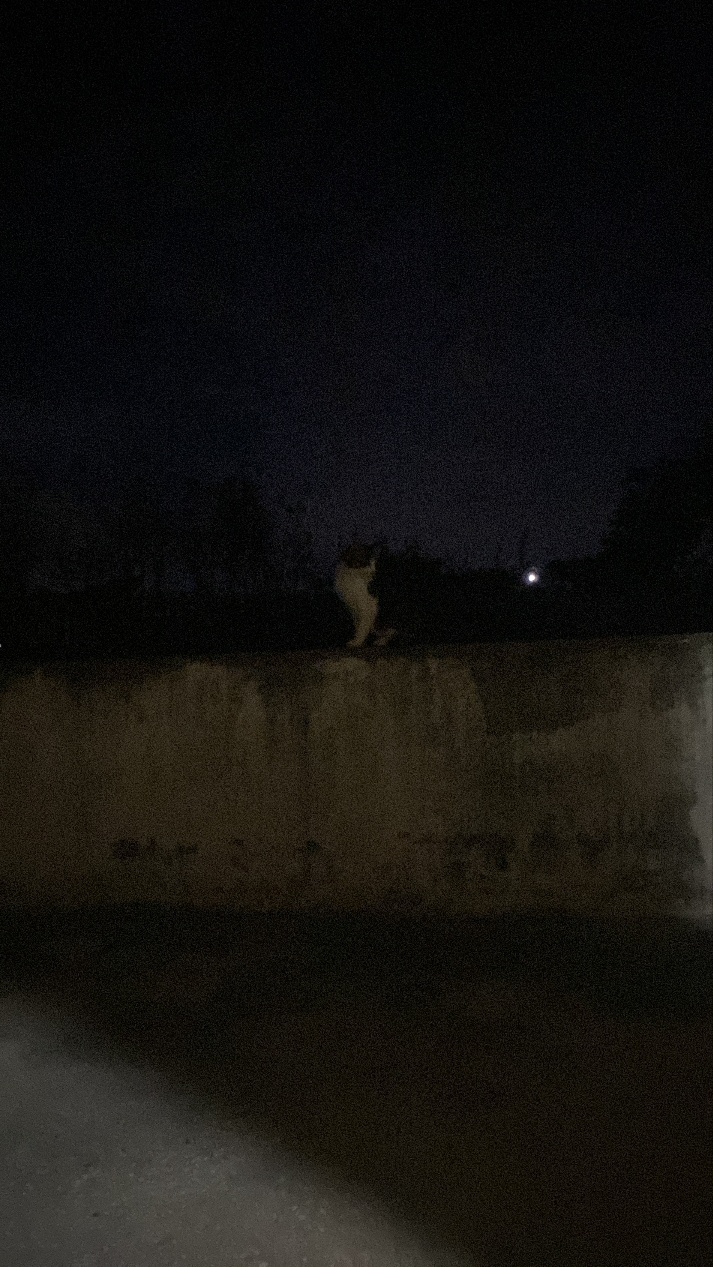
#> input picture 20260330/20260330_Assignment4_Morphology/test.jpg, 713 x 1267 px
$ python main.py
#> lines starting #> are read from the running program, lines starting #| are printed output that depends on the picture
import cv2
import numpy as np

img = cv2.imread('test.jpg', cv2.IMREAD_GRAYSCALE)
#> img: shape (1267, 713); min 0, max 255, mean 19.1

if img is None:
    print("Error: Image not found")
else:
    kernel = np.ones((5, 5), np.uint8)

    erosion = cv2.erode(img, kernel, iterations=1)
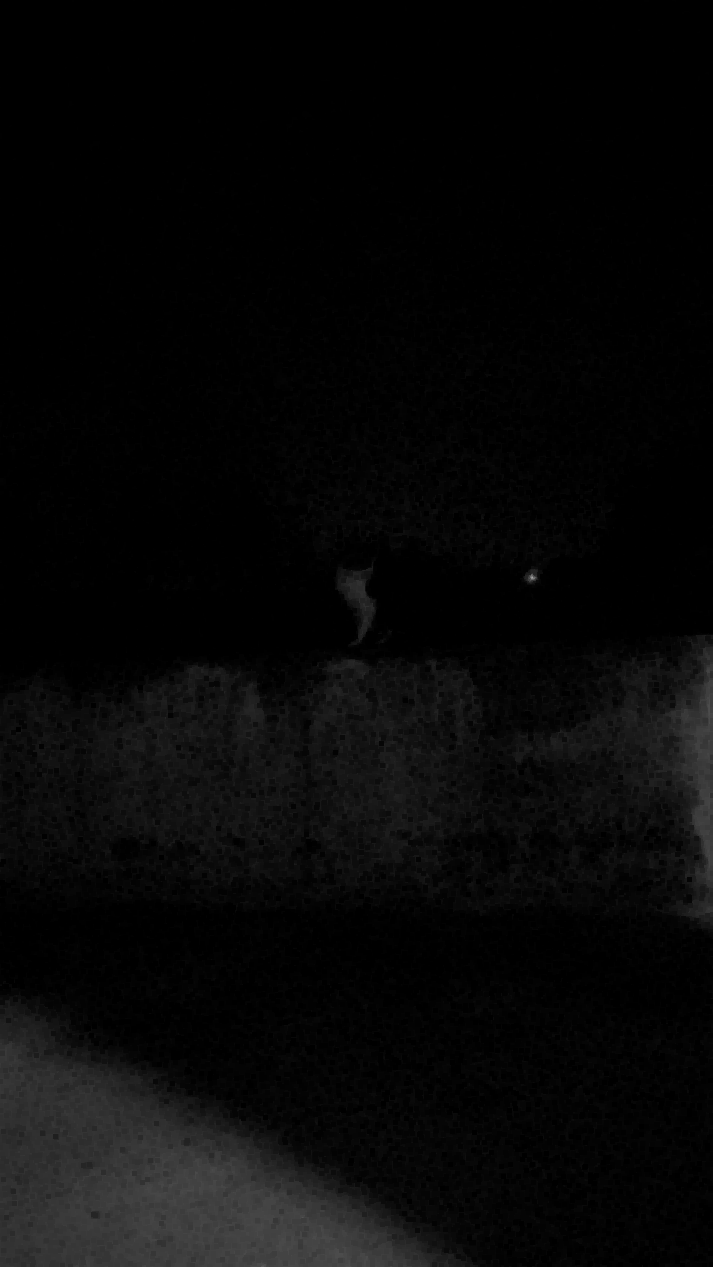
#> erosion: shape (1267, 713); min 0, max 165, mean 7.5
    dilation = cv2.dilate(img, kernel, iterations=1)
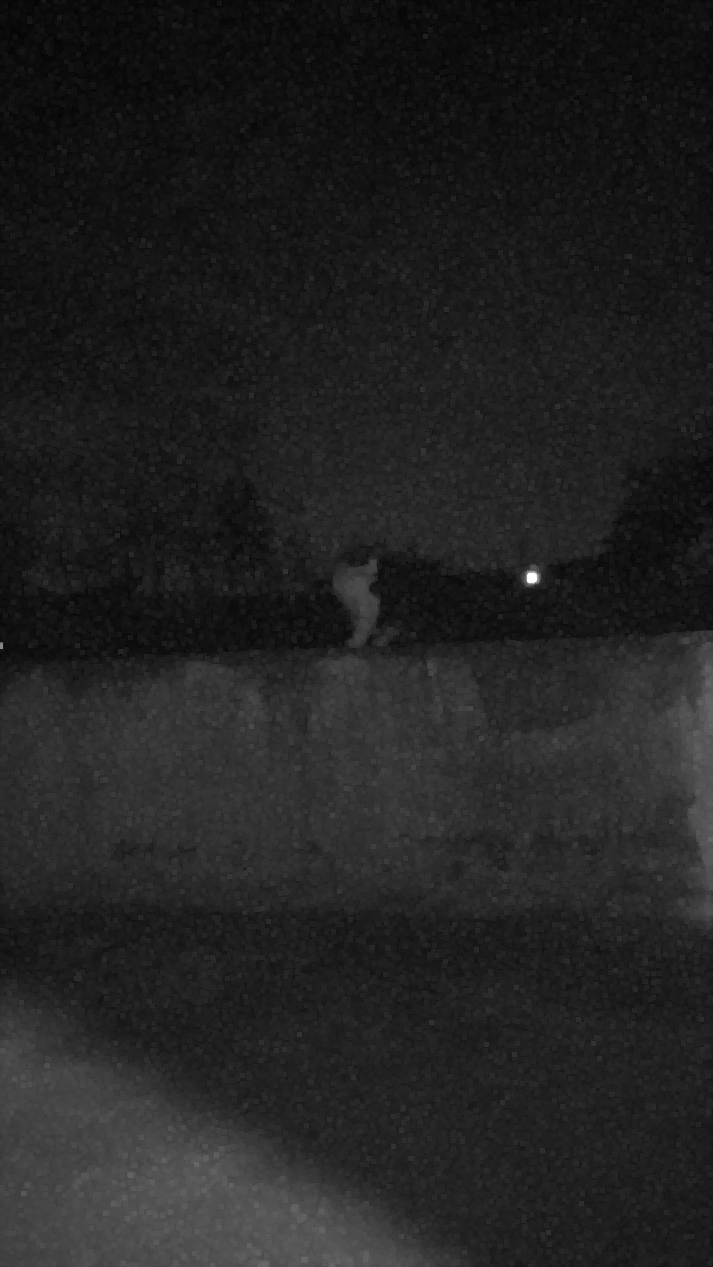
#> dilation: shape (1267, 713); min 4, max 255, mean 33.9
    opening = cv2.morphologyEx(img, cv2.MORPH_OPEN, kernel)
    closing = cv2.morphologyEx(img, cv2.MORPH_CLOSE, kernel)

    cv2.imshow('Original', img)
    cv2.imshow('Erosion', erosion)
    cv2.imshow('Dilation', dilation)
    cv2.imshow('Opening', opening)
    cv2.imshow('Closing', closing)

    cv2.waitKey(0)
    cv2.destroyAllWindows()
